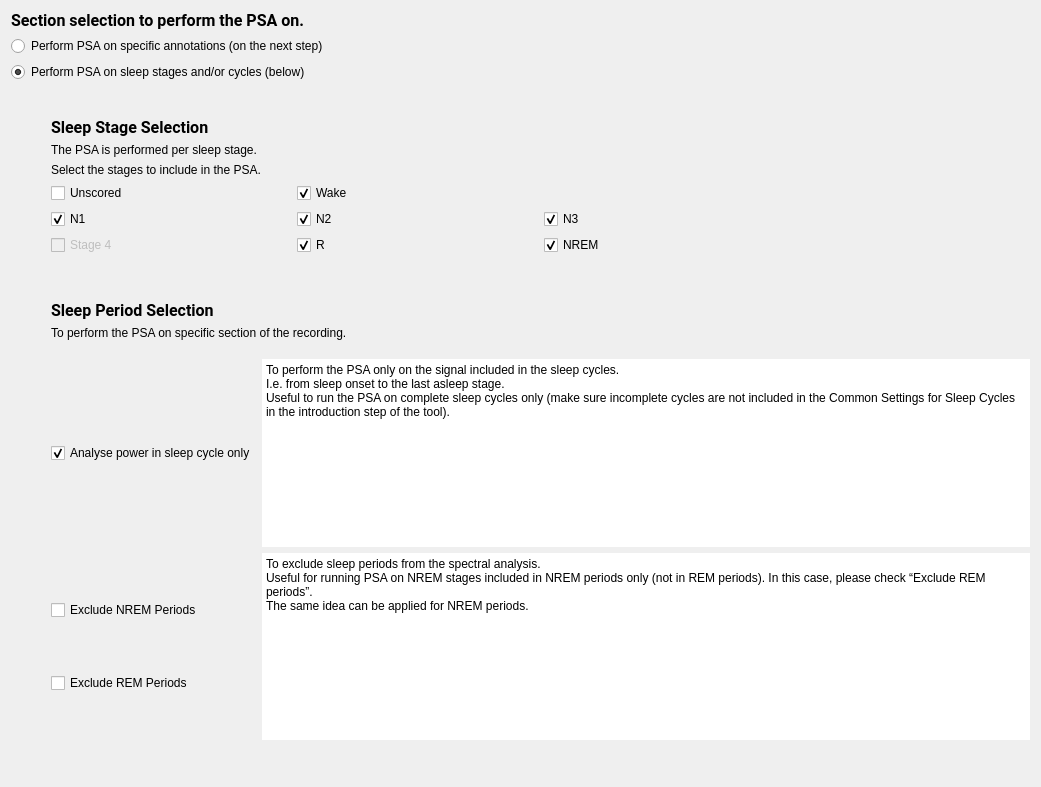
<?xml version="1.0" encoding="UTF-8"?>
<ui version="4.0">
 <class>SelectionStep</class>
 <widget class="QWidget" name="SelectionStep">
  <property name="geometry">
   <rect>
    <x>0</x>
    <y>0</y>
    <width>1041</width>
    <height>787</height>
   </rect>
  </property>
  <property name="windowTitle">
   <string/>
  </property>
  <property name="toolTip">
   <string/>
  </property>
  <property name="styleSheet">
   <string>font: 12pt &quot;Roboto&quot;;</string>
  </property>
  <layout class="QVBoxLayout" name="verticalLayout_4">
   <item>
    <widget class="QLabel" name="label">
     <property name="font">
      <font>
       <family>Roboto</family>
       <pointsize>12</pointsize>
       <weight>50</weight>
       <italic>false</italic>
       <bold>false</bold>
      </font>
     </property>
     <property name="text">
      <string>&lt;html&gt;&lt;head/&gt;&lt;body&gt;&lt;p&gt;&lt;span style=&quot; font-weight:600;&quot;&gt;Section selection to perform the PSA on. &lt;/span&gt;&lt;/p&gt;&lt;/body&gt;&lt;/html&gt;</string>
     </property>
    </widget>
   </item>
   <item>
    <widget class="QRadioButton" name="radioButton_annotations">
     <property name="text">
      <string>Perform PSA on specific annotations (on the next step)</string>
     </property>
    </widget>
   </item>
   <item>
    <widget class="QRadioButton" name="radioButton_sleep">
     <property name="text">
      <string>Perform PSA on sleep stages and/or cycles (below)</string>
     </property>
     <property name="checked">
      <bool>true</bool>
     </property>
    </widget>
   </item>
   <item>
    <spacer name="verticalSpacer">
     <property name="orientation">
      <enum>Qt::Vertical</enum>
     </property>
     <property name="sizeType">
      <enum>QSizePolicy::Fixed</enum>
     </property>
     <property name="sizeHint" stdset="0">
      <size>
       <width>20</width>
       <height>30</height>
      </size>
     </property>
    </spacer>
   </item>
   <item>
    <layout class="QHBoxLayout" name="horizontalLayout">
     <item>
      <spacer name="horizontalSpacer">
       <property name="orientation">
        <enum>Qt::Horizontal</enum>
       </property>
       <property name="sizeType">
        <enum>QSizePolicy::Minimum</enum>
       </property>
       <property name="sizeHint" stdset="0">
        <size>
         <width>40</width>
         <height>20</height>
        </size>
       </property>
      </spacer>
     </item>
     <item>
      <layout class="QVBoxLayout" name="verticalLayout_3">
       <item>
        <layout class="QVBoxLayout" name="verticalLayout">
         <item>
          <widget class="QLabel" name="label_5">
           <property name="font">
            <font>
             <family>Roboto</family>
             <pointsize>12</pointsize>
             <weight>50</weight>
             <italic>false</italic>
             <bold>false</bold>
            </font>
           </property>
           <property name="text">
            <string>&lt;html&gt;&lt;head/&gt;&lt;body&gt;&lt;p&gt;&lt;span style=&quot; font-weight:600;&quot;&gt;Sleep Stage Selection&lt;/span&gt;&lt;/p&gt;&lt;/body&gt;&lt;/html&gt;</string>
           </property>
          </widget>
         </item>
         <item>
          <widget class="QLabel" name="label_3">
           <property name="text">
            <string>The PSA is performed per sleep stage.</string>
           </property>
          </widget>
         </item>
         <item>
          <widget class="QLabel" name="label_2">
           <property name="text">
            <string>Select the stages to include in the PSA.</string>
           </property>
          </widget>
         </item>
         <item>
          <layout class="QGridLayout" name="gridLayout">
           <item row="0" column="0">
            <widget class="QCheckBox" name="unscored_checkBox">
             <property name="minimumSize">
              <size>
               <width>70</width>
               <height>0</height>
              </size>
             </property>
             <property name="toolTip">
              <string>Check to perform the PSA on signal unscored.  PSG recording without sleep staging will be marked &quot;unscored&quot;.</string>
             </property>
             <property name="text">
              <string>Unscored</string>
             </property>
            </widget>
           </item>
           <item row="1" column="0">
            <widget class="QCheckBox" name="n1_checkBox">
             <property name="toolTip">
              <string>Check to perform the PSA on signal scored N1.</string>
             </property>
             <property name="text">
              <string>N1</string>
             </property>
             <property name="checked">
              <bool>true</bool>
             </property>
            </widget>
           </item>
           <item row="2" column="1">
            <widget class="QCheckBox" name="r_checkBox">
             <property name="minimumSize">
              <size>
               <width>70</width>
               <height>0</height>
              </size>
             </property>
             <property name="toolTip">
              <string>Check to perform the PSA on signal scored R (rem).</string>
             </property>
             <property name="text">
              <string>R</string>
             </property>
             <property name="checked">
              <bool>true</bool>
             </property>
            </widget>
           </item>
           <item row="0" column="1">
            <widget class="QCheckBox" name="w_checkBox">
             <property name="minimumSize">
              <size>
               <width>70</width>
               <height>0</height>
              </size>
             </property>
             <property name="toolTip">
              <string>Check to perform the PSA on signal scored awake.</string>
             </property>
             <property name="text">
              <string>Wake</string>
             </property>
             <property name="checked">
              <bool>true</bool>
             </property>
            </widget>
           </item>
           <item row="1" column="2" colspan="2">
            <widget class="QCheckBox" name="n3_checkBox">
             <property name="minimumSize">
              <size>
               <width>70</width>
               <height>0</height>
              </size>
             </property>
             <property name="toolTip">
              <string>Check to perform the PSA on signal scored N3.</string>
             </property>
             <property name="text">
              <string>N3</string>
             </property>
             <property name="checked">
              <bool>true</bool>
             </property>
            </widget>
           </item>
           <item row="1" column="1">
            <widget class="QCheckBox" name="n2_checkBox">
             <property name="minimumSize">
              <size>
               <width>70</width>
               <height>0</height>
              </size>
             </property>
             <property name="toolTip">
              <string>Check to perform the PSA on signal scored N2.</string>
             </property>
             <property name="text">
              <string>N2</string>
             </property>
             <property name="checked">
              <bool>true</bool>
             </property>
            </widget>
           </item>
           <item row="2" column="0">
            <widget class="QCheckBox" name="s4_checkBox">
             <property name="enabled">
              <bool>false</bool>
             </property>
             <property name="toolTip">
              <string>Check to perform the PSA on signal scored Stage 4.</string>
             </property>
             <property name="text">
              <string>Stage 4</string>
             </property>
            </widget>
           </item>
           <item row="2" column="2" colspan="2">
            <widget class="QCheckBox" name="nrem_checkBox">
             <property name="minimumSize">
              <size>
               <width>70</width>
               <height>0</height>
              </size>
             </property>
             <property name="text">
              <string>NREM</string>
             </property>
             <property name="checked">
              <bool>true</bool>
             </property>
            </widget>
           </item>
          </layout>
         </item>
        </layout>
       </item>
       <item>
        <spacer name="verticalSpacer_7">
         <property name="orientation">
          <enum>Qt::Vertical</enum>
         </property>
         <property name="sizeType">
          <enum>QSizePolicy::Fixed</enum>
         </property>
         <property name="sizeHint" stdset="0">
          <size>
           <width>20</width>
           <height>40</height>
          </size>
         </property>
        </spacer>
       </item>
       <item>
        <widget class="QLabel" name="label_4">
         <property name="font">
          <font>
           <family>Roboto</family>
           <pointsize>12</pointsize>
           <weight>50</weight>
           <italic>false</italic>
           <bold>false</bold>
          </font>
         </property>
         <property name="text">
          <string>&lt;html&gt;&lt;head/&gt;&lt;body&gt;&lt;p&gt;&lt;span style=&quot; font-weight:600;&quot;&gt;Sleep Period Selection&lt;/span&gt;&lt;/p&gt;&lt;/body&gt;&lt;/html&gt;</string>
         </property>
        </widget>
       </item>
       <item>
        <widget class="QLabel" name="label_7">
         <property name="text">
          <string>To perform the PSA on specific section of the recording.</string>
         </property>
        </widget>
       </item>
       <item>
        <spacer name="verticalSpacer_4">
         <property name="orientation">
          <enum>Qt::Vertical</enum>
         </property>
         <property name="sizeType">
          <enum>QSizePolicy::Fixed</enum>
         </property>
         <property name="sizeHint" stdset="0">
          <size>
           <width>20</width>
           <height>13</height>
          </size>
         </property>
        </spacer>
       </item>
       <item>
        <layout class="QGridLayout" name="gridLayout_2">
         <item row="0" column="1">
          <widget class="QPlainTextEdit" name="plainTextEdit">
           <property name="sizePolicy">
            <sizepolicy hsizetype="Expanding" vsizetype="Preferred">
             <horstretch>0</horstretch>
             <verstretch>0</verstretch>
            </sizepolicy>
           </property>
           <property name="minimumSize">
            <size>
             <width>0</width>
             <height>0</height>
            </size>
           </property>
           <property name="maximumSize">
            <size>
             <width>16777215</width>
             <height>16777215</height>
            </size>
           </property>
           <property name="frameShape">
            <enum>QFrame::HLine</enum>
           </property>
           <property name="frameShadow">
            <enum>QFrame::Plain</enum>
           </property>
           <property name="lineWidth">
            <number>0</number>
           </property>
           <property name="readOnly">
            <bool>true</bool>
           </property>
           <property name="plainText">
            <string>To perform the PSA only on the signal included in the sleep cycles.
I.e. from sleep onset to the last asleep stage.
Useful to run the PSA on complete sleep cycles only (make sure incomplete cycles are not included in the Common Settings for Sleep Cycles in the introduction step of the tool).</string>
           </property>
          </widget>
         </item>
         <item row="1" column="1">
          <widget class="QPlainTextEdit" name="plainTextEdit_2">
           <property name="sizePolicy">
            <sizepolicy hsizetype="Expanding" vsizetype="Preferred">
             <horstretch>0</horstretch>
             <verstretch>0</verstretch>
            </sizepolicy>
           </property>
           <property name="maximumSize">
            <size>
             <width>16777215</width>
             <height>16777215</height>
            </size>
           </property>
           <property name="frameShape">
            <enum>QFrame::HLine</enum>
           </property>
           <property name="frameShadow">
            <enum>QFrame::Plain</enum>
           </property>
           <property name="lineWidth">
            <number>0</number>
           </property>
           <property name="readOnly">
            <bool>true</bool>
           </property>
           <property name="plainText">
            <string>To exclude sleep periods from the spectral analysis.
Useful for running PSA on NREM stages included in NREM periods only (not in REM periods). In this case, please check “Exclude REM periods”.
The same idea can be applied for NREM periods.</string>
           </property>
          </widget>
         </item>
         <item row="0" column="0">
          <widget class="QCheckBox" name="in_cycle_checkBox">
           <property name="enabled">
            <bool>true</bool>
           </property>
           <property name="toolTip">
            <string>Check to perform the PSA only on the signal included in the sleep cycles i.e. from sleep onset to the last asleep stage.</string>
           </property>
           <property name="text">
            <string>Analyse power in sleep cycle only</string>
           </property>
           <property name="checkable">
            <bool>true</bool>
           </property>
           <property name="checked">
            <bool>true</bool>
           </property>
          </widget>
         </item>
         <item row="1" column="0">
          <layout class="QVBoxLayout" name="verticalLayout_2">
           <item>
            <widget class="QCheckBox" name="excl_nremp_checkBox">
             <property name="minimumSize">
              <size>
               <width>0</width>
               <height>0</height>
              </size>
             </property>
             <property name="maximumSize">
              <size>
               <width>300</width>
               <height>16777215</height>
              </size>
             </property>
             <property name="toolTip">
              <string>Check to exclude NREM periods from the Power Spectral Analysis.</string>
             </property>
             <property name="text">
              <string>Exclude NREM Periods</string>
             </property>
            </widget>
           </item>
           <item>
            <widget class="QCheckBox" name="excl_remp_checkBox">
             <property name="toolTip">
              <string>Check to exclude REM periods from the Power Spectral Analysis.</string>
             </property>
             <property name="text">
              <string>Exclude REM Periods</string>
             </property>
            </widget>
           </item>
          </layout>
         </item>
         <item row="2" column="1">
          <spacer name="verticalSpacer_2">
           <property name="orientation">
            <enum>Qt::Vertical</enum>
           </property>
           <property name="sizeHint" stdset="0">
            <size>
             <width>20</width>
             <height>40</height>
            </size>
           </property>
          </spacer>
         </item>
        </layout>
       </item>
      </layout>
     </item>
    </layout>
   </item>
  </layout>
 </widget>
 <resources>
  <include location="../../../../../snooz-toolbox/src/main/python/ui/themes/themes.qrc"/>
 </resources>
 <connections>
  <connection>
   <sender>radioButton_annotations</sender>
   <signal>clicked()</signal>
   <receiver>SelectionStep</receiver>
   <slot>update_section_selection_slot()</slot>
   <hints>
    <hint type="sourcelabel">
     <x>160</x>
     <y>98</y>
    </hint>
    <hint type="destinationlabel">
     <x>402</x>
     <y>385</y>
    </hint>
   </hints>
  </connection>
  <connection>
   <sender>radioButton_sleep</sender>
   <signal>clicked()</signal>
   <receiver>SelectionStep</receiver>
   <slot>update_section_selection_slot()</slot>
   <hints>
    <hint type="sourcelabel">
     <x>145</x>
     <y>68</y>
    </hint>
    <hint type="destinationlabel">
     <x>402</x>
     <y>385</y>
    </hint>
   </hints>
  </connection>
  <connection>
   <sender>nrem_checkBox</sender>
   <signal>clicked()</signal>
   <receiver>SelectionStep</receiver>
   <slot>NREM_checkbox_slot()</slot>
   <hints>
    <hint type="sourcelabel">
     <x>450</x>
     <y>233</y>
    </hint>
    <hint type="destinationlabel">
     <x>295</x>
     <y>300</y>
    </hint>
   </hints>
  </connection>
  <connection>
   <sender>excl_nremp_checkBox</sender>
   <signal>clicked()</signal>
   <receiver>SelectionStep</receiver>
   <slot>NREM_stages_and_periods_slot()</slot>
   <hints>
    <hint type="sourcelabel">
     <x>187</x>
     <y>635</y>
    </hint>
    <hint type="destinationlabel">
     <x>520</x>
     <y>393</y>
    </hint>
   </hints>
  </connection>
  <connection>
   <sender>excl_remp_checkBox</sender>
   <signal>clicked()</signal>
   <receiver>SelectionStep</receiver>
   <slot>REM_stages_and_periods_slot()</slot>
   <hints>
    <hint type="sourcelabel">
     <x>187</x>
     <y>701</y>
    </hint>
    <hint type="destinationlabel">
     <x>520</x>
     <y>393</y>
    </hint>
   </hints>
  </connection>
  <connection>
   <sender>n2_checkBox</sender>
   <signal>clicked()</signal>
   <receiver>SelectionStep</receiver>
   <slot>NREM_stages_and_periods_slot()</slot>
   <hints>
    <hint type="sourcelabel">
     <x>421</x>
     <y>247</y>
    </hint>
    <hint type="destinationlabel">
     <x>520</x>
     <y>393</y>
    </hint>
   </hints>
  </connection>
  <connection>
   <sender>n3_checkBox</sender>
   <signal>clicked()</signal>
   <receiver>SelectionStep</receiver>
   <slot>NREM_stages_and_periods_slot()</slot>
   <hints>
    <hint type="sourcelabel">
     <x>787</x>
     <y>247</y>
    </hint>
    <hint type="destinationlabel">
     <x>520</x>
     <y>393</y>
    </hint>
   </hints>
  </connection>
  <connection>
   <sender>nrem_checkBox</sender>
   <signal>clicked()</signal>
   <receiver>SelectionStep</receiver>
   <slot>NREM_stages_and_periods_slot()</slot>
   <hints>
    <hint type="sourcelabel">
     <x>787</x>
     <y>276</y>
    </hint>
    <hint type="destinationlabel">
     <x>520</x>
     <y>393</y>
    </hint>
   </hints>
  </connection>
  <connection>
   <sender>r_checkBox</sender>
   <signal>clicked()</signal>
   <receiver>SelectionStep</receiver>
   <slot>REM_stages_and_periods_slot()</slot>
   <hints>
    <hint type="sourcelabel">
     <x>421</x>
     <y>276</y>
    </hint>
    <hint type="destinationlabel">
     <x>520</x>
     <y>393</y>
    </hint>
   </hints>
  </connection>
 </connections>
 <slots>
  <slot>update_section_selection_slot()</slot>
  <slot>NREM_checkbox_slot()</slot>
  <slot>NREM_stages_and_periods_slot()</slot>
  <slot>REM_stages_and_periods_slot()</slot>
 </slots>
</ui>
